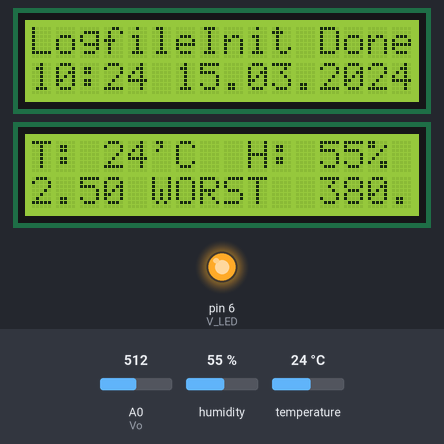
The sketch below on a simulated Arduino Uno, built with avr-gcc and run on an emulated ATmega328P. Shown: 2 × 16×2 character LCD, output pins drawn as LEDs (lit = HIGH). Inputs (shaded band) come from the test bench; at power-on: A0 (Vo) = 512, humidity 55 %, temperature 24 °C. The local clock reads 2024-03-15 10:24:30 at power-on unless the sketch sets it; storage starts empty; what the sketch prints to the serial monitor is not drawn.

Above: at 3.4 s.
3.5 s: A0 (Vo) set to 293
At 5.0 s:
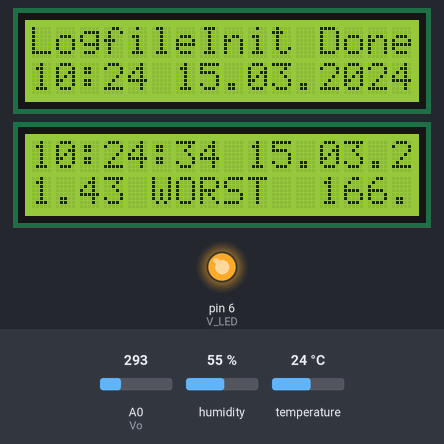
11.5 s: A0 (Vo) set to 259
At 12.6 s:
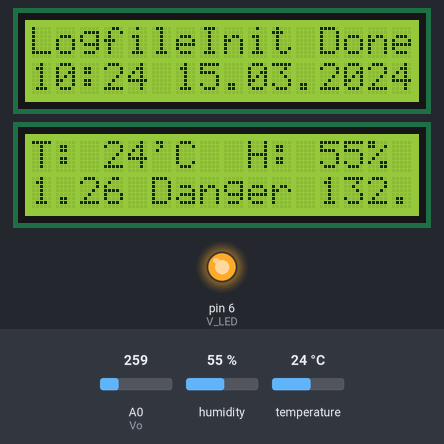
20.2 s: A0 (Vo) set to 238
At 25.1 s:
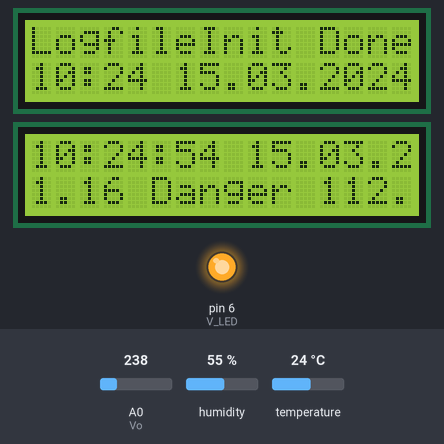
26.0 s: A0 (Vo) set to 210
At 31.7 s:
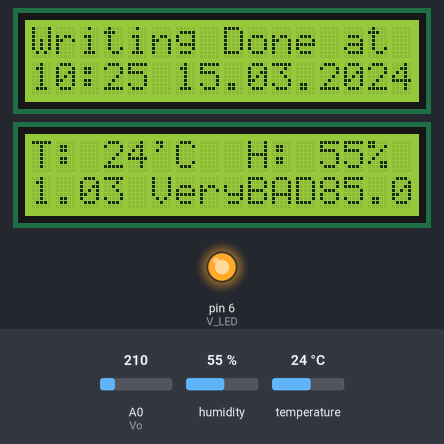
34.7 s: A0 (Vo) set to 140
At 35.6 s:
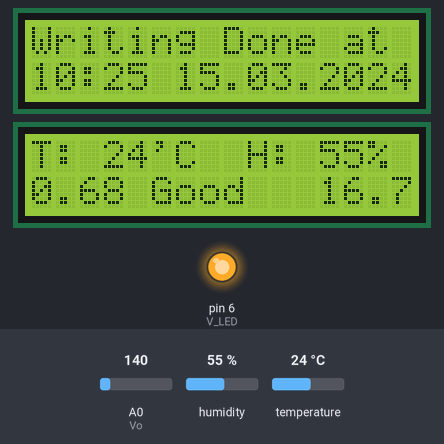
41.6 s: A0 (Vo) set to 127
At 43.1 s:
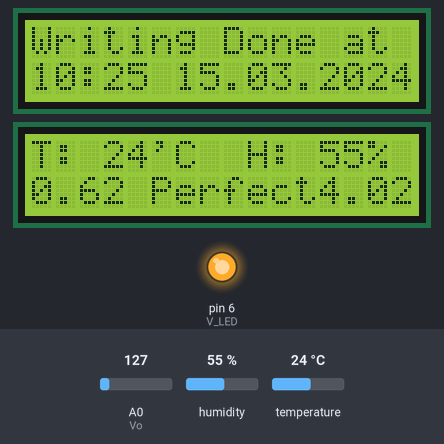
Timing chart, 0 to 44.6 s (numbered marks = the images above; inputs shaded):
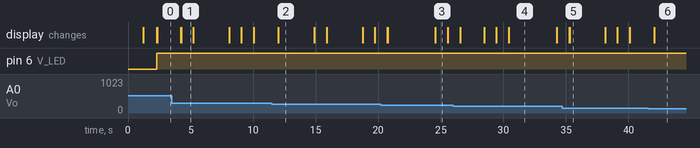

Measured:
- the behaviour switches between 277 and 276 on A0 (Vo) (found by bisection; images 1 and 2)
- the behaviour switches between 226 and 225 on A0 (Vo) (found by bisection; images 3 and 4)
- the behaviour switches between 139 and 138 on A0 (Vo) (found by bisection; images 5 and 6)
- after the input at 11.5 s, the display: changes after 0.52 s (image 2)
- after the input at 26.0 s, the display: first changes after 0.57 s (image 4 shows a later state)
- after the input at 34.7 s, the display: first differs from a run without the input after 0.60 s (image 5)
- after the input at 41.6 s, the display: changes after 0.47 s (image 6)

The sketch:

Sketches_multiLCD.ino
```cpp
#include <LiquidCrystal.h> // Non-I2C LCD Library
#include <LiquidCrystal_I2C.h> // I2C LCD Library
#include <DS1302.h> // RTC (Real Time Clock) Library
#include <DHT.h> // Temp/Hum Library
#include <SPI.h> // SD Card Library
#include <SD.h> // SD Card Library


String FILE_PATH = "roomtemp.txt";
File myFile;

/** Enable Temp/Hum Sensor */
#define DHTPIN A3
#define DHTTYPE DHT11
DHT dht(DHTPIN, DHTTYPE);

/** Enable RTC (Real Tie CLock)
 * Output: RST, DAT, CLK  */
DS1302 myrtc(9, 8, 7); //

/** Enable Non-I2C LCD, I2C-LCD */
LiquidCrystal_I2C lcdi2c(0x27, 16, 2);
LiquidCrystal lcd(A1,A2, 5,4,3,2);

/** Fine Dust Variables */
#define no_dust 0.6
short Vo = A0; // 미세먼지 입력 핀
short V_LED = 6; // 적외선 센서 출력핀
float Vo_value = 0;
float Voltage = 0; // 측정된 전압값
float dustDensity = 0; // 최종 미세먼지 계산

// Date Variables
String DATE = "";
// Clock Variables
String TIME = "";
// Temp/Humidity Variabes
int dht_temp = 0;
int dht_hum = 0;
String lvl = "";

// is SD Card Prepared?
short init_res_sd = 0;


/** Get Time & Date from RTC Module (for Syncing program times) */
void ClockRequest() {
    TIME = myrtc.getTimeStr();
    DATE = myrtc.getDateStr();
}


/** Print clock at LCD */
void DisplayClock(short pos=0, char TypeLCD='d') {
    String Temp_TIME = TIME.substring(0, 5); // .toInt()

    if (TypeLCD == 'd') {
        lcd.setCursor(0, pos);
        lcd.print(Temp_TIME + " " + DATE);
        // lcd.print(Temp_TIME);
        // lcd.print(" ");
        // lcd.print(DATE);
    }
    else if (TypeLCD == 'i') {
        lcdi2c.setCursor(0, pos);
        lcdi2c.print(Temp_TIME + " " + DATE);
        // lcdi2c.print(Temp_TIME);
        // lcdi2c.print(" ");
        // lcdi2c.print(DATE);
    }
}


void DisplayClockSecond(short pos=0, char TypeLCD='d') {
    String Temp_TIME = TIME.substring(0, 5); // .toInt()

    if (TypeLCD == 'd') {
        lcd.setCursor(0, pos);
        lcd.print(TIME);
        lcd.print(" ");
        lcd.print(DATE);
    }
    else if (TypeLCD == 'i') {
        lcdi2c.setCursor(0, pos);
        lcdi2c.print(TIME);
        lcdi2c.print(" ");
        lcdi2c.print(DATE);
    }
}


/** Print Full-Screen clock */
void DisplayClockFull(char TypeLCD = 'd') {
    if (TypeLCD == 'd') {
        lcd.setCursor(4, 0);
        lcd.print(TIME);
        lcd.setCursor(3, 1);
        lcd.print(DATE);
    }
    else if (TypeLCD == 'i') {
        lcdi2c.setCursor(4, 0);
        lcdi2c.print(TIME);
        lcdi2c.setCursor(3, 1);
        lcdi2c.print(DATE);
    }
}


/** Get second time for condition determination */
String GetClockSecTime() {
    String TIME_SEC = myrtc.getTimeStr();
    // TIME_SEC = TIME_SEC.substring(6, 8);
    // Serial.print(TIME_SEC);
    return TIME_SEC.substring(6, 8);
}


/** Get second time for condition determination */
String GetClockMiliTime() {
    String TIME_SEC = myrtc.getTimeStr();
    // TIME_SEC = TIME_SEC.substring(6, 8);
    // Serial.print(TIME_SEC);
    return TIME_SEC.substring(7, 8);
}


/** Display Temp/Hum Level */
void DisplayTemp(char TypeLCD='d') {
    // Load Sensor Value
    dht_temp = dht.readTemperature();
    dht_hum = dht.readHumidity();

    if (TypeLCD == 'd') {
        // Print Temperature
        lcd.setCursor(0, 0);
        lcd.print("T: ");
        if (dht_temp < 10) {
            lcd.print(" ");
            lcd.setCursor(3, 0);
        }
        lcd.print(dht_temp);
        lcd.print("'C   ");

        // Proint Humidity
        lcd.setCursor(9, 0);
        lcd.print("H: ");
        lcd.print(dht_hum);
        lcd.print("% ");
    }
    else if (TypeLCD == 'i') {
        // Print Temperature
        lcdi2c.setCursor(0, 0);
        lcdi2c.print("T: ");
        if (dht_temp < 10) {
            lcdi2c.print(" ");
            lcdi2c.setCursor(3, 0);
        }
        lcdi2c.print(dht_temp);
        lcdi2c.print("'C  ");

        // Proint Humidity
        lcdi2c.setCursor(9, 0);
        lcdi2c.print("H: ");
        lcdi2c.print(dht_hum);
        lcdi2c.print("% ");
    }
}


/** Display Fine-Dust Level */
void DisplayDust(char TypeLCD='d') {
    // short init_pos = 0;
    digitalWrite(V_LED, LOW);
    delayMicroseconds(280);
    Vo_value = analogRead(Vo);
    delayMicroseconds(40);
    digitalWrite(V_LED, HIGH);
    delayMicroseconds(9680);

    // 센서 전압값 계산
    Voltage = Vo_value * 5.0 / 1024.0; // 아날로그 값을 전압값으로 Change

    // 미세먼지 계산하기
    // dustDensity = 30 + 5 * ( (new_Voltage - 0.8) * 10 ); // SOSO
    dustDensity = (Voltage - no_dust) / 0.005; // NEW

    // LCD에 출력하기
    if (TypeLCD == 'd') {
        lcd.setCursor(0, 1);
        lcd.print(Voltage);
    }
    else if (TypeLCD == 'i') {
        lcdi2c.setCursor(0, 1);
        lcdi2c.print(Voltage);
    }


    /** 미세먼지 수치 별 시각화
     * Perfect (0 ~ 15.0)
     * Good (15.0 ~ 30.0)
     * Soso (30.0 ~ 40.0)
     * Normal (40.0 ~ 50.0)
     * bad (50.0 ~ 75.0)
     * VBAD Very Bad (75.0 ~ 100.0)
     * Danger (100.0 ~ 150.0)
     * WORST(150.0 ~ )
     * ERROR (Cannot measure)
    */
    lvl = "";
    if (0.0 < dustDensity && dustDensity < 15.0)
        lvl = "Perfect";
    else if (15.0 <= dustDensity && dustDensity < 30.0)
        lvl = "Good";
    else if (30.0 <= dustDensity && dustDensity < 40.0)
        lvl = "soso";
    else if (40.0 <= dustDensity && dustDensity < 50.0)
        lvl = "Normal";
    else if (50.0 <= dustDensity && dustDensity < 75.0)
        lvl = "Bad !";
    else if (75.0 <= dustDensity && dustDensity < 100.0)
        lvl = "VeryBAD";
    else if (100.0 <= dustDensity && dustDensity < 150.0)
        lvl = "Danger";
    else if (150 <= dustDensity)
        lvl = "WORST";
    else
        lvl = "ERROR";


    for (short m=5; m<12; m++) {
        if (TypeLCD == 'd') {
            lcd.setCursor(m, 1);
            lcd.print(" ");
        }
        else if (TypeLCD == 'i') {
            lcdi2c.setCursor(m, 1);
            lcdi2c.print(" ");
        }
    }


    if (TypeLCD == 'd') {
        lcd.setCursor(5, 1);
        lcd.print(lvl);
        lcd.setCursor(12, 1); // 미세먼지 값
        lcd.print(dustDensity);
    }
    else if (TypeLCD == 'i') {
        lcdi2c.setCursor(5, 1);
        lcdi2c.print(lvl);
        lcdi2c.setCursor(12, 1); // 미세먼지 값
        lcdi2c.print(dustDensity);
    }
}


/** Write custom message at file */
void SDCardLogging(String CustomMsg) {
    myFile = SD.open(FILE_PATH, FILE_WRITE); // Open file with writing mode

    if (myFile) { // File opened normally
        // File Open Message
        Serial.println("Writing Custom Message...");

        myFile.println(DATE + " " + TIME + " Message >> " + CustomMsg);
        myFile.close();

        // Complete Message
        lcd.clear();
        lcd.setCursor(0, 0);
        lcd.print("Writed CusMsg at");
        DisplayClock(1, 'd');
    }
    else { // File not opened
        Serial.println("Error with Opening File >> " + FILE_PATH);

        lcd.clear();
        lcd.setCursor(0, 0);
        lcd.print("Writing Msg Failed");
        DisplayClock(1, 'd');
    }
}


/** logging at SD Card */
void SDCardLogging() {
    myFile = SD.open(FILE_PATH, FILE_WRITE); // open file with writing mode

    String RESULTStr = "";

    if (myFile) { // File opened normally
        // File Open Message
        Serial.print("Writing");

        // Write information
        Serial.print("/");
        myFile.println(DATE + " " + TIME + " >> " + dht_temp + " " + dht_hum + " " + Voltage + " " + dustDensity);
        Serial.print(".");
        myFile.close();
        Serial.print(".");

        // Print complete message
        Serial.print("/");
        lcd.clear();
        Serial.print(".");
        lcd.setCursor(0, 0);
        Serial.print(".");
        lcd.print("Writing Done at");
        Serial.print(".");
        DisplayClock(1, 'd');
        Serial.print(".");

        Serial.println("Done");
    }
    else { // When file not opened
        Serial.println("Error with Opening File >> " + FILE_PATH);

        lcd.clear();
        lcd.setCursor(0, 0);
        lcd.print("Writing Failed");
        DisplayClock(1, 'd');
    }
}


void setup() {
    Serial.begin(9600);

    lcd.begin(16, 2);

    lcdi2c.init();
    lcdi2c.clear();
    lcdi2c.backlight();

    /** Dust-Module Pin Setup */
    pinMode(V_LED, OUTPUT);
    pinMode(Vo, INPUT);

    /** Sync Time at RTC (Real Time Clock)
     * ONLY FOR FIRST TIME! */
    // myrtc.halt(false); // 동작 모드로 설정
    // myrtc.writeProtect(false); // 시간 변경을 가능하게 설정
    // myrtc.setDOW(MONDAY); // 요일 설정
    // myrtc.setTime(11, 22, 0); // 시간 설정 ( 시간, 분, 초 )
    // myrtc.setDate(6, 1, 2024); // 날짜 설정 ( 일, 월, 년도 )
    // myrtc.writeProtect(true); // 시간 변경을 가능하게 설정


    /** Start SD Card Module Initialization */
    Serial.print("Initializing SD card...");
    lcd.setCursor(0, 0);
    lcd.print("Initializing");
    lcd.setCursor(0, 1);
    lcd.print("SD card...");

    lcdi2c.setCursor(0, 0);
    lcdi2c.print("Initializing");
    lcdi2c.setCursor(0, 1);
    lcdi2c.print("SD card...");

    if (!SD.begin(4)) { // Initialize SD Card Module
        Serial.println("Initialization Failed!");

        lcd.clear();
        lcd.setCursor(0, 0);
        lcd.print("Initialization");
        lcd.setCursor(0, 1);
        lcd.print("Failed!");

        lcdi2c.clear();
        lcdi2c.setCursor(0, 0);
        lcdi2c.print("Initialization");
        lcdi2c.setCursor(0, 1);
        lcdi2c.print("Failed!");
        while (1);
    }
    else { // When Initialization Success,
        Serial.println("Initialization Done.");

        lcd.clear();
        lcd.setCursor(0, 0);
        lcd.print("Initialization");
        lcd.setCursor(0, 1);
        lcd.print("SD Card DONE !");

        lcdi2c.clear();
        lcdi2c.setCursor(0, 0);
        lcdi2c.print("Initialization");
        lcdi2c.setCursor(0, 1);
        lcdi2c.print("SD Card DONE !");

        init_res_sd = 1;

        delay(1 * 1000);
    }

    // Display log start message
    if (init_res_sd == 1) {
        lcd.clear();
        lcdi2c.clear();
        lcd.print("Logging Start!");
        lcdi2c.print("Logging Start!");
        DisplayClock(1, 'd');
        DisplayClock(1, 'i');
    }
    delay(1 * 1000);


    /** Logfile Initialization */
    ClockRequest();

    myFile = SD.open(FILE_PATH, FILE_WRITE);
    String RESULTStr = "";

    if (myFile) {
        // File Open Message
        Serial.print("Writing to >>");
        Serial.print(FILE_PATH);
        Serial.println("<<");

        // Write Files
        Serial.println("UPDATES");

        myFile.println(" ");
        myFile.println(" ");
        myFile.print("Logfile at ");
        myFile.print(DATE);
        myFile.print(" ");
        myFile.println(TIME);
        myFile.close();

        init_res_sd = 1;

        lcd.setCursor(0, 0);
        lcd.print("LogfileInit Done");
        DisplayClock(1, 'd');
    }
    else { // When File not opened normally
        Serial.print("ERROR with Opening >> ");
        Serial.println(FILE_PATH);
        lcd.clear();
        lcd.setCursor(0, 0);
        lcd.print("ERROR with");
        lcd.print("Opening");
        lcd.print(FILE_PATH);
        lcdi2c.clear();
        lcdi2c.setCursor(0, 0);
        lcdi2c.print("ERROR with");
        lcdi2c.print("Opening");
        lcdi2c.print(FILE_PATH);

        init_res_sd = 0;
    }
    lcdi2c.clear();
}


void loop() {
    ClockRequest();

    if (init_res_sd == 1 &&
        GetClockSecTime().toInt() == 0
    ) {
        SDCardLogging();
    }

    /** divide
     * 0 1 2
     * 3 4
     * 5 6 7
     * 8 9
    */
    int sec = GetClockMiliTime().toInt();
    if (
        (0 <= sec && sec <= 2) ||
        (5 <= sec && sec <= 7)
    ) {
        DisplayTemp('i');
    }
    else if (
        (4 <= sec && sec <= 5) ||
        (8 <= sec && sec <= 9)
    ) {
        DisplayClockSecond(0, 'i');
    }
    DisplayDust('i');

    delay(900);
}
```

SDCardTest2.cpp
```cpp
#include <SPI.h>
#include <SD.h>

File myFile;

void setup() {
    Serial.begin(9600);
    Serial.print("Initializing SD card...");

    if (!SD.begin(4)) {// SD카드 모듈을 초기화합니다.
        Serial.println("initialization failed!"); // SD카드 모듈 초기화에 실패하면 에러를 출력합니다.
        while (1);
    }
    Serial.println("initialization done.");

    // 파일을 열어 쓸 준비를 합니다. 한 번에 하나의 파일만 열 수 있습니다.
    myFile = SD.open("test.txt", FILE_WRITE); // 두 번째 인자가 있으면 쓰기모드입니다.

    if (myFile) { // 파일이 정상적으로 열리면 파일에 문자를 작성(추가)합니다.
        String one = "1One";
        String two = "2Two";
        Serial.print("Writing to test.txt...");
        myFile.println("Hello, mechasolution!");
        myFile.println(one + " middle " + two);
        myFile.close(); // 파일을 닫습니다.
        Serial.println("done.");
    }
    else {
        // 파일이 열리지 않으면 에러를 출력합니다.
        Serial.println("ERROR with Opening test.txt");
    }

    // 파일을 읽기 위해 다시 엽니다. 두 번째 인자가 없으면 읽기모드입니다.
    myFile = SD.open("test.txt");

    if (myFile) {
        Serial.println("test.txt:");

        // while문을 통해 파일을 EOF(End-Of-File)까지 읽습니다.
        while (myFile.available()) {
            Serial.write(myFile.read()); // 읽을 파일이 있다면 시리얼로 출력합니다.
        }
        myFile.close(); // 파일을 닫습니다.
    }
    else {
        // 파일이 열리지 않으면 에러를 출력합니다.
        Serial.println("error opening test.txt");
    }
}

void loop() {}
```
